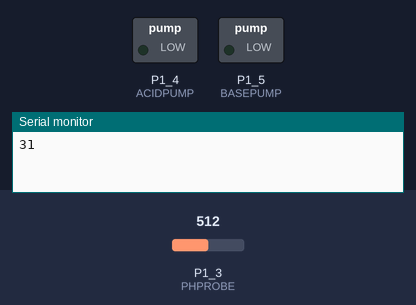
This sketch was run on a simulated TI MSP430 LaunchPad. Parts: switched loads named in the sketch (green lamp = pin HIGH), the last lines printed to the serial monitor. Dashed ring = blinking. Inputs (shaded band) come from the test bench; at power-on: P1_3 (PHPROBE) = 512.

Above: at 1.2 s.
1.3 s: P1_3 (PHPROBE) set to 955
2.8 s: P1_3 (PHPROBE) set to 974
At 3.37 s:
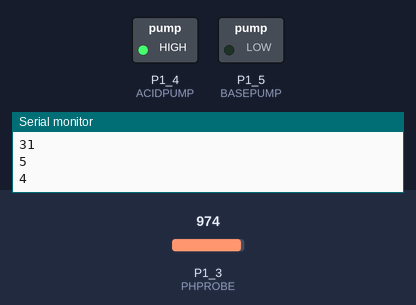
5.8 s: P1_3 (PHPROBE) set to 1010
At 6.39 s:
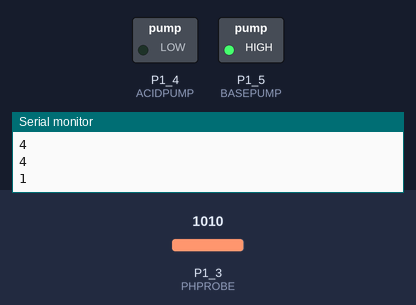
8.8 s: P1_3 (PHPROBE) set to 900
At 9.7 s:
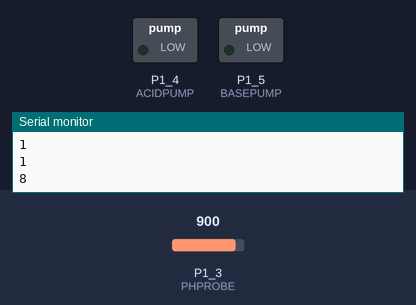
10.3 s: P1_3 (PHPROBE) set to 1023
At 10.61 s:
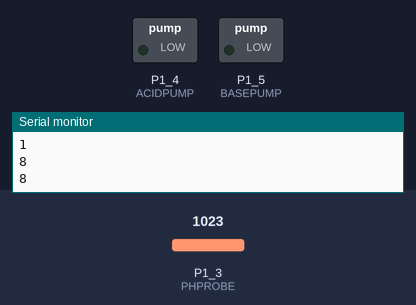
Timing chart, 0 to 14.3 s (numbered marks = the images above; inputs shaded):
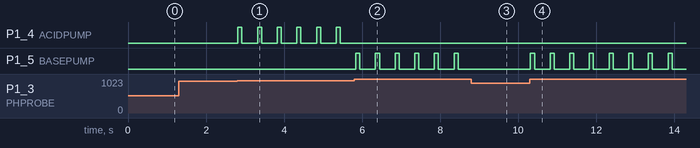

Measured:
- the behaviour switches between 966 and 967 on P1_3 (PHPROBE) (found by bisection; images 0 and 1)
- after the input at 2.8 s, P1_4 (ACIDPUMP): alternates HIGH for 0.10 s and LOW for 0.40 s, starting at once
- after the input at 5.8 s, P1_4 (ACIDPUMP): stops changing and stays LOW; P1_5 (BASEPUMP): alternates HIGH for 0.10 s and LOW for 0.40 s, starting at once
- after the input at 8.8 s, P1_5 (BASEPUMP): stops changing and stays LOW
- after the input at 10.3 s, P1_5 (BASEPUMP): alternates HIGH for 0.10 s and LOW for 0.40 s, starting at once

The sketch:

ph.ino
```cpp
#define ACIDPUMP P1_4
#define BASEPUMP P1_5
#define PHPROBE P1_3

float target_PH = 4.0;
float pHUncertainty = 0.5;

unsigned long int currentMillis = millis();
unsigned long int timeOfLastPHAdjustment = 0;
unsigned long int delayBetweenPHAdjustments = 500;
unsigned long int delayForPrint = 0;


void setup()
{

    Serial.begin(9600);
    pinMode(PHPROBE, INPUT);

    pinMode(ACIDPUMP, OUTPUT);
    pinMode(BASEPUMP, OUTPUT);

}


void addAcid()
{
    timeOfLastPHAdjustment = millis();
    digitalWrite(ACIDPUMP, HIGH);
}


void addBase()
{
    timeOfLastPHAdjustment = millis();
    digitalWrite(BASEPUMP, HIGH);
}

float getpHSensorValue()
{
    unsigned long int avgValue;  //Store the average value of the sensor feedback
    float b;
    int buf[100],temp;

    for(int i=0;i<100;i++)       //Get 10 sample value from the sensor for smooth the value
    {
      buf[i]=analogRead(PHPROBE);
    }

    for(int i=0;i<99;i++)        //sort the analog from small to large
    {
      for(int j=i+1;j<100;j++)
      {
        if(buf[i]>buf[j])
        {
          temp=buf[i];
          buf[i]=buf[j];
          buf[j]=temp;
        }
      }
  }

    avgValue=0;

    for(int i=0;i<99;i++)                      //take the average value of 6 center sample
      avgValue+=buf[i];

    float phValue=(float)(avgValue/100);
    phValue = (phValue - 1031.2)/(-16.641);

    return phValue;
}

boolean shouldAdjustPH (float currentPH)

{
  if ((target_PH - pHUncertainty) <= currentPH && currentPH >= (target_PH + pHUncertainty))
  {
   return false;
  }

  else
  {
    return true;
  }
}

void loop()
{
  if (Serial.available() > 0) {
    target_PH = Serial.parseInt();
    Serial.flush();
  }

  float currentPH = getpHSensorValue();

    currentMillis = millis();

    if (millis() - timeOfLastPHAdjustment >= 100)
    {
      digitalWrite(ACIDPUMP, LOW);
      digitalWrite(BASEPUMP, LOW);
    }

    if ((currentMillis - timeOfLastPHAdjustment) >= delayBetweenPHAdjustments && shouldAdjustPH(currentPH))
    {
      if(currentPH > target_PH)
      {
        addAcid();
      }
      else if (currentPH < target_PH)
      {
       addBase();

      }
    }

    if ((millis() - delayForPrint) > 1000)
   {
      Serial.print(int(currentPH));
      Serial.print("\n");
      Serial.flush();
      delayForPrint = millis();

   }


}
```
